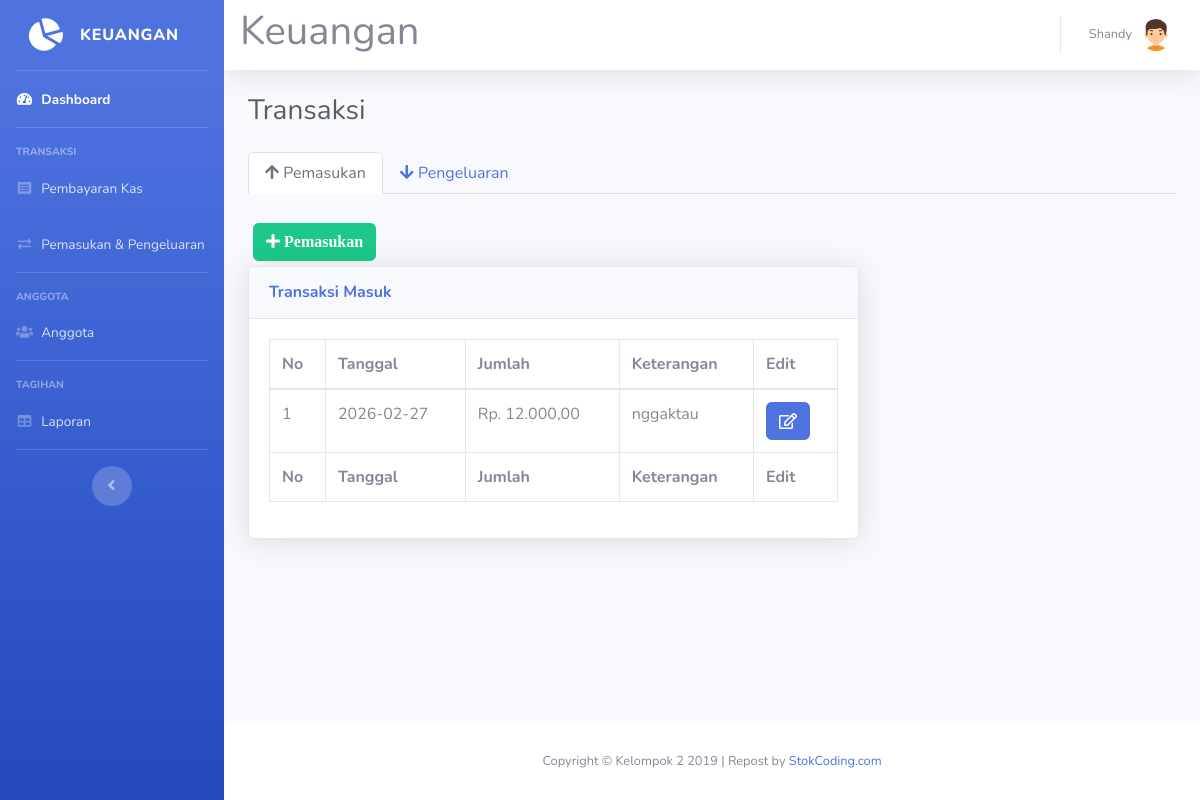
/transaksi.php (signed in), run on an earlier commit of the app's database.
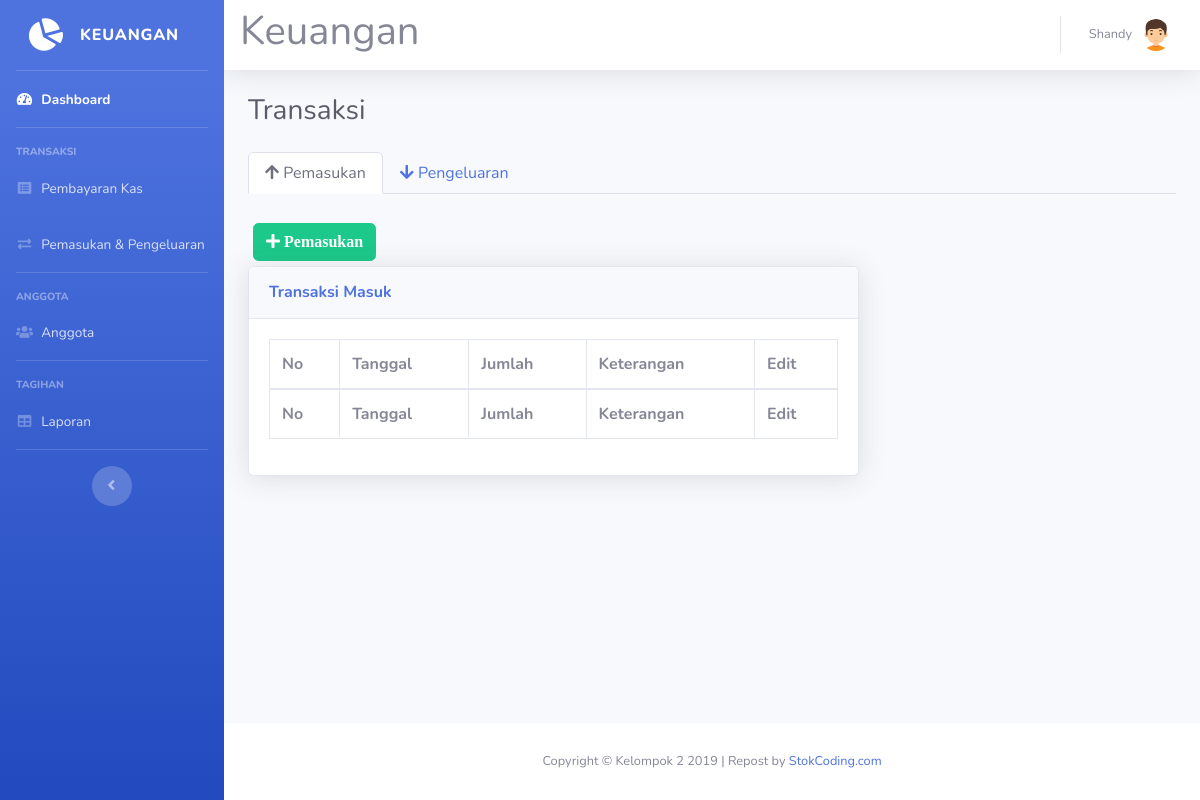
And on a later commit of the database.
### tables this page shows
CREATE TABLE `pemasukan` (
  `id_pemasukan` int(11) NOT NULL,
  `tgl_pemasukan` date NOT NULL,
  `jumlah` int(11) NOT NULL,
  `keterangan` varchar(100) NOT NULL,
  `id_sumber` int(11) DEFAULT NULL
);

### transaksi.php (the view, shortened to what this page needs)
<!DOCTYPE html>
<html lang="en">
<head>
  <link href="vendor/fontawesome-free/css/all.min.css" rel="stylesheet" type="text/css">
  <link href="css/sb-admin-2.min.css" rel="stylesheet">
  <link href="vendor/datatables/dataTables.bootstrap4.min.css" rel="stylesheet">
  <script src="https://cdn.jsdelivr.net/npm/@tailwindcss/browser@4"></script>
</head>
<body id="page-top">
<?php
require 'koneksi.php';
require 'sidebar.php';
?>
  <div id="content">
<?php require 'navbar.php'; ?>
    <div class="container-fluid">
      <div class="d-sm-flex align-items-center justify-content-between mb-4">
        <h1 class="h3 mb-0 text-gray-800">Transaksi</h1>
      </div>
      <ul class="nav nav-tabs mb-4" id="transaksiTab" role="tablist">
        <li class="nav-item">
          <a class="nav-link active" id="pendapatan-tab" data-toggle="tab" href="#tab-pendapatan" role="tab" aria-controls="tab-pendapatan" aria-selected="true">
            <i class="fas fa-arrow-up"></i> Pemasukan
          </a>
        </li>
        <li class="nav-item">
          <a class="nav-link" id="pengeluaran-tab" data-toggle="tab" href="#tab-pengeluaran" role="tab" aria-controls="tab-pengeluaran" aria-selected="false">
            <i class="fas fa-arrow-down"></i> Pengeluaran
          </a>
        </li>
      </ul>
      <div class="tab-content" id="transaksiTabContent">
        <div class="tab-pane fade show active" id="tab-pendapatan" role="tabpanel" aria-labelledby="pendapatan-tab">
          <div class="row">
            <div class="col-xl-8 col-lg-12">
              <button type="button" class="btn btn-success" style="margin:5px" data-toggle="modal" data-target="#myModalTambahPemasukan">
                <i class="fa fa-plus"> Pemasukan</i>
              </button><br>
              <div class="card shadow mb-4">
                <div class="card-header py-3">
                  <h6 class="m-0 font-weight-bold text-primary">Transaksi Masuk</h6>
                </div>
                <div class="card-body">
                  <div class="table-responsive">
                    <table class="table table-bordered" id="dataTable" width="100%" cellspacing="0">
                      <thead>
                        <tr>
                          <th>No</th>
                          <th>Tanggal</th>
                          <th>Jumlah</th>
                          <th>Keterangan</th>
                          <th>Edit</th>
                        </tr>
                      </thead>
                      <tfoot>
                        <tr>
                          <th>No</th>
                          <th>Tanggal</th>
                          <th>Jumlah</th>
                          <th>Keterangan</th>
                          <th>Edit</th>
                        </tr>
                      </tfoot>
                      <tbody>
<?php
$query = mysqli_query($koneksi, "SELECT * FROM pemasukan ORDER BY tgl_pemasukan DESC, id_pemasukan DESC");
$no = 1;
while ($data = mysqli_fetch_assoc($query)) {
?>
                        <tr>
                          <td><?= $no++; ?></td>
                          <td><?= $data['tgl_pemasukan'] ?></td>
                          <td>Rp. <?= number_format($data['jumlah'], 2, ',', '.'); ?></td>
                          <td><?= htmlspecialchars($data['keterangan'], ENT_QUOTES, 'UTF-8'); ?></td>
                          <td>
                            <a href="#" type="button" class="fa fa-edit btn btn-primary btn-md" data-toggle="modal" data-target="#modalPemasukan<?= $data['id_pemasukan']; ?>"></a>
                          </td>
                        </tr>
<?php
}
?>
                      </tbody>
                    </table>
                  </div>
                </div>
              </div>
            </div>
          </div>
        </div>
      </div>
    </div>
  </div>
<?php require 'footer.php'?>
    </div>
  </div>
</body>
</html>

What changed in the data, as far as the page shows it:
removed pemasukan: tgl_pemasukan "2026-02-27", jumlah "12.000,00", keterangan "nggaktau"
